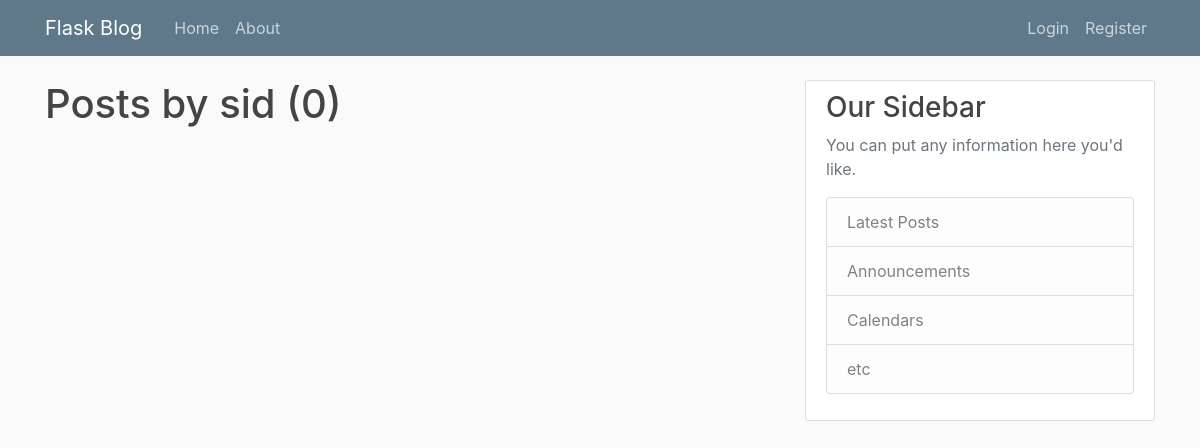
The app's page /user/sid, older data.
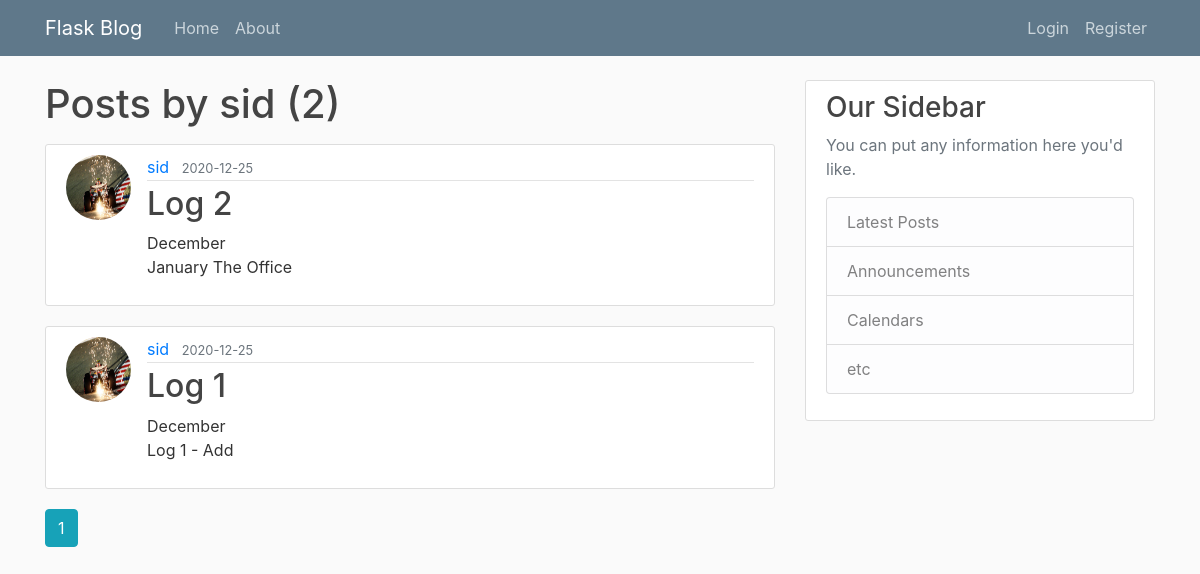
The same page, newer data.
### flaskblog/models.py (models this page shows, shortened)
class Post(db.Model):
    id = db.Column(db.Integer, primary_key=True)
    title = db.Column(db.String(100), nullable=False)
    date_posted = db.Column(db.DateTime, nullable=False, default=datetime.utcnow)
    content = db.Column(db.Text, nullable=False)
    user_id = db.Column(db.Integer, db.ForeignKey('user.id'), nullable=False)

class User(db.Model, UserMixin):
    id = db.Column(db.Integer, primary_key=True)
    username = db.Column(db.String(20), unique=True, nullable=False)
    email = db.Column(db.String(120), unique=True, nullable=False)
    image_file = db.Column(db.String(20), nullable=False, default='default.jpg')
    password = db.Column(db.String(60), nullable=False)
    posts = db.relationship('Post', backref='author', lazy=True)

### flaskblog/users/routes.py (the view)
@users.route('/user/<string:username>')
def user_post(username):
    page = request.args.get('page', 1, type=int)
    user = User.query.filter_by(username=username).first_or_404()
    posts = Post.query.filter_by(author=user)\
        .order_by(Post.date_posted.desc())\
        .paginate(page=page, per_page=5)
    return render_template('user_post.html', posts=posts, user=user)

### flaskblog/templates/user_post.html
{% extends "layout.html" %}
{% block content %}
    <h1 class="mb-3">Posts by {{ user.username }} ({{ posts.total }})</h1>
    {% for post in posts.items %}
        <article class="media content-section">
            <img class="rounded-circle article-img" src="{{ url_for('static', filename='profile_pics/' + post.author.image_file) }}">
            <div class="media-body">
                <div class="article-metadata">
                    <a class="mr-2" href="{{ url_for('users.user_post', username=post.author.username) }}">{{ post.author.username }}</a>
                    <small class="text-muted">{{ post.date_posted.strftime('%Y-%m-%d') }}</small>
                </div>
                <h2><a class="article-title" href="{{ url_for('posts.post', post_id=post.id) }}">{{ post.title }}</a></h2>
                <p class="article-content">{{ post.content }}</p>
            </div>
        </article>
    {% endfor %}
    {% for page_num in posts.iter_pages(left_edge=1, right_edge=1, left_current=1, right_current=2) %}
        {% if page_num %}
            {% if posts.page == page_num %}
                <a class="btn btn-info mb-4" href="{{ url_for('users.user_post', username=user.username, page=page_num) }}">{{ page_num }}</a>
            {% else %}
                <a class="btn btn-outline-info mb-4" href="{{ url_for('users.user_post', username=user.username, page=page_num) }}">{{ page_num }}</a>
            {% endif %}
        {% else %}
            ...
        {% endif %}
    {% endfor %}
{% endblock content %}

Row changes from the older to the newer data that the page shows:
added Post: image_file (placeholder picture), author.username "sid", date_posted "2020-12-25", title "Log 2", content "December January The Office"
added Post: image_file (placeholder picture), author.username "sid", date_posted "2020-12-25", title "Log 1", content "December Log 1 - Add"
Text that changed along with them:
{{ posts.total }}: "0" → "2"
new list line: "1"
